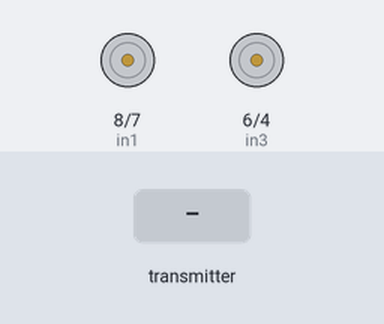
A sketch run on a simulated Arduino Uno, built with avr-gcc and run on an emulated ATmega328P. Shown: motor-driver pin pairs drawn as motors (green arrow = first pin HIGH = forward, orange = second pin HIGH = backward, longer = more drive, scaled by the enable pin). Inputs (shaded band) come from the test bench. No radio packets arrive unless stated.

Above: at 1.2 s.
1.3 s: the transmitter starts sending j1PotX = 0
2.8 s: the transmitter starts sending j1PotY = 0
At 3.6 s:
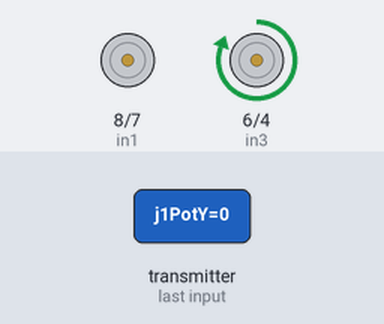
Timing chart, 0 to 5.8 s (numbered marks = the images above; inputs shaded):
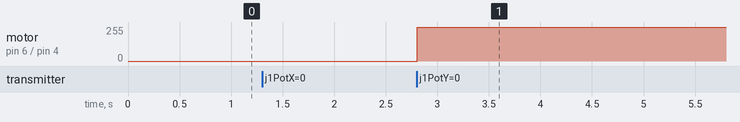

The sketch:

code.ino
```cpp
#include <SPI.h>
#include <nRF24L01.h>
#include <RF24.h>
#define enA 9  // Arduino pin D9 - CH6 on PCB board - PWM output
#define in1 8  // D8 - CH5
#define in2 7  // D7 - CH4
#define in3 6  // D6 - CH3
#define in4 4  // D4 - CH1
#define enB 5  // D5 - CH2 - PWM output
RF24 radio(3, 2);   // nRF24L01 (CE, CSN)
const byte address[6] = "00001";
unsigned long lastReceiveTime = 0;
unsigned long currentTime = 0;
// Max size of this struct is 32 bytes
struct Data_Package {
  byte j1PotX;
  byte j1PotY;
  byte j1Button;
  byte j2PotX;
  byte j2PotY;
  byte j2Button;
  byte pot1;
  byte pot2;
  byte tSwitch1;
  byte tSwitch2;
  byte button1;
  byte button2;
  byte button3;
  byte button4;
};
Data_Package data; //Create a variable with the above structure
int  steering, throttle;
int motorSpeedA = 0;
int motorSpeedB = 0;
void setup() {
  pinMode(enA, OUTPUT);
  pinMode(enB, OUTPUT);
  pinMode(in1, OUTPUT);
  pinMode(in2, OUTPUT);
  pinMode(in3, OUTPUT);
  pinMode(in4, OUTPUT);
  //Serial.begin(9600);
  radio.begin();
  radio.openReadingPipe(0, address);
  radio.setAutoAck(false);
  radio.setDataRate(RF24_250KBPS);
  radio.setPALevel(RF24_PA_LOW);
  radio.startListening(); //  Set the module as receiver
  resetData();
}
void loop() {
  // Check whether we keep receving data, or we have a connection between the two modules
  currentTime = millis();
  if ( currentTime - lastReceiveTime > 1000 ) { // If current time is more then 1 second since we have recived the last data, that means we have lost connection
    resetData(); // If connection is lost, reset the data. It prevents unwanted behavior, for example if a drone jas a throttle up, if we lose connection it can keep flying away if we dont reset the function
  }
  // Check whether there is data to be received
  if (radio.available()) {
    radio.read(&data, sizeof(Data_Package)); // Read the whole data and store it into the 'data' structure
    lastReceiveTime = millis(); // At this moment we have received the data
  }

  // Parse the data from the Joystic 1 to the throttle and steering variables
  throttle = data.j1PotY;
  steering = data.j1PotX;

  // Throttle used for forward and backward control
  // Joystick values: 0 to 255; down = 0; middle = 127; up = 255
  if (throttle < 110) {
    // Set Motor A backward
    digitalWrite(in1, HIGH);
    digitalWrite(in2, LOW);
    // Set Motor B backward
    digitalWrite(in3, HIGH);
    digitalWrite(in4, LOW);
    // Convert the declining throttle readings for going backward from 110 to 0 into 0 to 255 value for the PWM signal for increasing the motor speed
    motorSpeedA = map(throttle, 110, 0, 0, 255);
    motorSpeedB = map(throttle, 110, 0, 0, 255);
  }
  else if (throttle > 140) {
    // Set Motor A forward
    digitalWrite(in1, LOW);
    digitalWrite(in2, HIGH);
    // Set Motor B forward
    digitalWrite(in3, LOW);
    digitalWrite(in4, HIGH);
    // Convert the increasing throttle readings for going forward from 140 to 255 into 0 to 255 value for the PWM signal for increasing the motor speed
    motorSpeedA = map(throttle, 140, 255, 0, 255);
    motorSpeedB = map(throttle, 140, 255, 0, 255);
  }
  // If joystick stays in middle the motors are not moving
  else {
    motorSpeedA = 0;
    motorSpeedB = 0;
  }
  // Steering used for left and right control
  if (steering < 110) {
    // Convert the declining steering readings from 140 to 255 into increasing 0 to 255 value
    int xMapped = map(steering, 110, 0, 0, 255);
    // Move to left - decrease left motor speed, increase right motor speed
    motorSpeedA = motorSpeedA - xMapped;
    motorSpeedB = motorSpeedB + xMapped;
    // Confine the range from 0 to 255
    if (motorSpeedA < 0) {
      motorSpeedA = 0;
    }
    if (motorSpeedB > 255) {
      motorSpeedB = 255;
    }
  }
  if (steering > 140) {
    // Convert the increasing steering readings from 110 to 0 into 0 to 255 value
    int xMapped = map(steering, 140, 255, 0, 255);
    // Move right - decrease right motor speed, increase left motor speed
    motorSpeedA = motorSpeedA + xMapped;
    motorSpeedB = motorSpeedB - xMapped;
    // Confine the range from 0 to 255
    if (motorSpeedA > 255) {
      motorSpeedA = 255;
    }
    if (motorSpeedB < 0) {
      motorSpeedB = 0;
    }
  }
  // Prevent buzzing at low speeds (Adjust according to your motors. My motors couldn't start moving if PWM value was below value of 70)
  if (motorSpeedA < 70) {
    motorSpeedA = 0;
  }
  if (motorSpeedB < 70) {
    motorSpeedB = 0;
  }
  analogWrite(enA, motorSpeedA); // Send PWM signal to motor A
  analogWrite(enB, motorSpeedB); // Send PWM signal to motor B
}
void resetData() {
  // Reset the values when there is no radio connection - Set initial default values
  data.j1PotX = 127;
  data.j1PotY = 127;
  data.j2PotX = 127;
  data.j2PotY = 127;
  data.j1Button = 1;
  data.j2Button = 1;
  data.pot1 = 1;
  data.pot2 = 1;
  data.tSwitch1 = 1;
  data.tSwitch2 = 1;
  data.button1 = 1;
  data.button2 = 1;
  data.button3 = 1;
  data.button4 = 1;
}
```

Measured:
- after the input at 2.8 s, motor on pin 6 (in3) / pin 4 (in4): stopped → forward 255/255 at once
